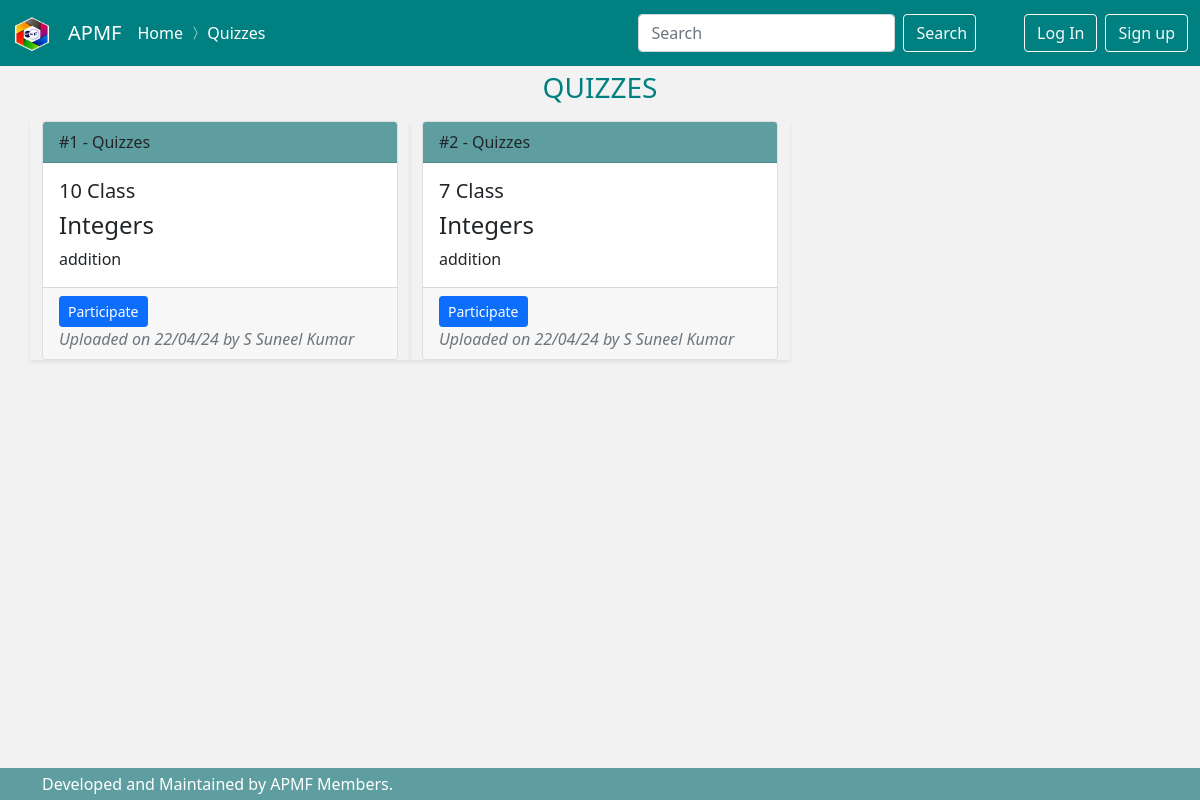
The app's page /quizzes/list/ with its own data.
### quizzes/models.py (models this page shows, shortened)
class Quiz(Item):
    STANDARD_CHOICES = (
        (10,10),
        (9,9),
        (8,8),
        (7,7),
        (6,6),
        (5,5),
        (4,4),
        (3,3),
        (2,2),
        (1,1),
        (11,11),
        (12,12),
    )
    standard = models.IntegerField("class", choices= STANDARD_CHOICES)
    topic = models.CharField(verbose_name='chapter / topic',max_length=100)
    sub_topic = models.CharField(max_length = 50,blank=True)
    date_added = models.DateTimeField(auto_now_add=True)
    date_updated = models.DateTimeField(auto_now = True)
    link = models.URLField(max_length=200)
    topic = models.CharField(verbose_name='chapter / topic',max_length=100)
    sub_topic = models.CharField(max_length = 50,blank=True)
    class Meta:
        ordering = [
            "-standard",
            "topic"
        ]

### users/models.py (models this page shows, shortened)
class MyUser(AbstractBaseUser):
    email=models.EmailField(
        verbose_name ='email address',
        max_length = 255,
        unique = True,
    )
    phone_number = models.CharField(max_length=10, validators=[RegexValidator(regex='^(\+?\d{1,3})?[-.\s]?\(?\d{3}\)?[-.\s]?\d{3}[-.\s]?\d{4}$')])
    name = models.CharField(max_length=50)
    is_active = models.BooleanField(default=True)
    is_admin = models.BooleanField(default=False)
    objects = MyUserManager()
    USERNAME_FIELD = 'email'
    REQUIRED_FIELDS = ['phone_number', 'name']

### quizzes/views.py (the view)
# urls.py: path('list/', views.QuizListView.as_view(), name="quiz_list"),
class QuizListView(ListView):
    model = Quiz
    context_object_name = 'quizs'
    template_name="quizzes/list.html"
    def get_context_data(self, **kwargs):
        context = super().get_context_data(**kwargs)
        context['requests'] = Message.objects.filter(request_for = 'quiz')
        return context

### quizzes/templates/quizzes/list.html (shortened to what this page needs)
{% extends "dashboard/base.html" %}
{% load static %}
{% load crispy_forms_tags %}
{% block navigation %}
<span class="navbar-text" >
  <a href="{% url "home" %}" style ="text-decoration:none">Home</a>
  <i class="bi bi-chevron-compact-right"></i>
  <a href="#" style ="text-decoration:none">Quizzes</a>
</span>
{% endblock navigation %}
{% block content %}
<div class="container mb-2">
    <h3 style="margin-top:5px; text-align: center; color:teal">QUIZZES</h3>
</div>
<div class="container ">
    <div class="row gy-3">
        {% for quiz in quizs  %}
        <div class="col-sm-12 col-md-6 col-lg-4 col-xl-4 col-xxl-4 shadow-sm">
                <div class="card h-100 box-shadow">
                    <div class="card-header" style="background-color: cadetblue;">
                      #{{forloop.counter}} - Quizzes
                    </div>
                    <div class="card-body">
                      <h5 class="card-title">{{quiz.standard}} Class </h5>
                      <h4 class="card-title">{{quiz.topic|title}}</h4>
                      <p class="card-text">{{quiz.sub_topic}}</p>
                    </div>
                    <div class="card-footer text-muted">
                        <div class="btn-group-justified ">
                        <a href="{{quiz.link}}" class="btn btn-primary btn-sm">Participate</a>
                        </div>
                      <em class="">Uploaded on {{quiz.date_added|date:'d/m/y'}} by {{quiz.uploaded_by.name|title}}</em>
                    </div>
                  </div>
        </div>
        {% empty %}
        <h5 class="mt-5 text-center">Sorry, at present we have nothing here.</h5>
        {% endfor %}
    </div>
</div>
{% endblock content %}

### records on screen
Quiz: standard "10", topic "Integers", sub_topic "addition", date_added "22/04/24", uploaded_by.name "S Suneel Kumar"
Quiz: standard "7", topic "Integers", sub_topic "addition", date_added "22/04/24", uploaded_by.name "S Suneel Kumar"
